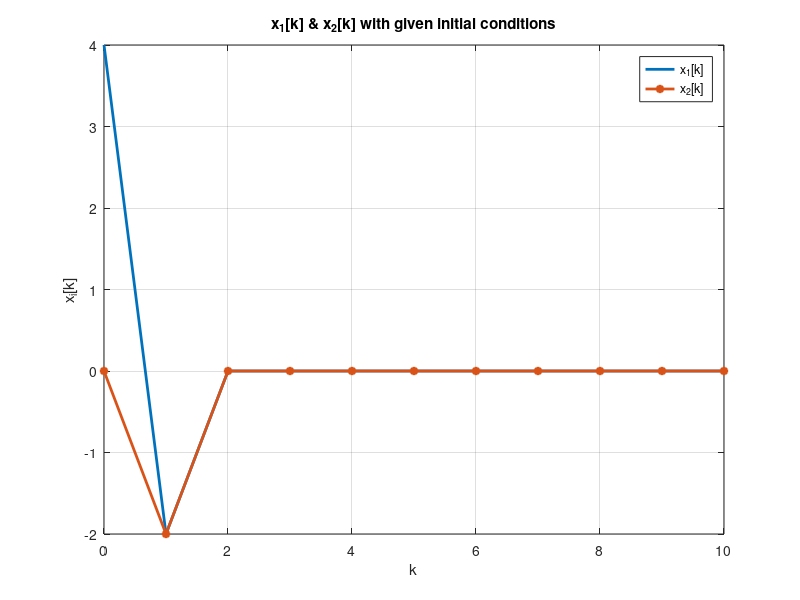

This figure's MATLAB source: (Note: this script raises an error after producing the figure.)
%% Q5a
clc
clear
x_1(1)=4
x_2(1)=0
i=2
while i<12
    x_1(i)=-0.5*x_1(i-1)+0.5*x_2(i-1)
    x_2(i)=-0.5*x_1(i-1)+0.5*x_2(i-1)
    i=i+1
end

k=0:10
plot(k,x_1,'LineWidth',2)
hold on 
plot(k,x_2,'-*','LineWidth',2)
grid on
xlabel('k')
ylabel('x_i[k]')
title('x_1[k] & x_2[k] with given initial conditions')
legend('x_1[k]','x_2[k]')
savefig('q5a.fig');
fig=openfig('q5a.fig');
saveas(fig,'q5a.png');
close(fig);
hold off;

%% Q5b
clc
clear
x_1(1)=0
x_2(1)=0
x_1(2)=4
x_2(2)=0

i=3
while i<13
    x_3(i-1)=-1/4*x_1(i-2)-5/4*x_2(i-2)
    x_1(i)=-3/4*x_1(i-1)+7/4*x_2(i-1)-x_3(i-1)
    x_2(i)=-1/4*x_1(i-1)-3/4*x_2(i-1)+x_3(i-1)
    i=i+1
end

k=-1:10
plot(k,x_1,'LineWidth',2)
hold on 
plot(k,x_2,'-*','LineWidth',2)
grid on
xlabel('k')
ylabel('x_i[k]')
title('x_1[k] & x_2[k] with given initial conditions and delay')
legend('x_1[k]','x_2[k]')
savefig('q5b.fig');
fig=openfig('q5b.fig');
saveas(fig,'q5b.png');
close(fig);
hold off;

%% Q6
clc
clear
x_1(1)=4
x_2(1)=0
i=2
while i<12
    x_1(i)=0.894*x_1(i-1)+0*x_2(i-1)
    x_2(i)=-0.393*x_1(i-1)-0.894*x_2(i-1)
    i=i+1
end

k=0:10
plot(k,x_1,'LineWidth',2)
hold on 
plot(k,x_2,'LineWidth',2)
grid on
xlabel('k')
ylabel('x_i[k]')
title('x_1[k] & x_2[k] with given initial conditions')
legend('x_1[k]','x_2[k]')
savefig('q6.fig');
fig=openfig('q6.fig');
saveas(fig,'q6.png');
close(fig);
hold off;
